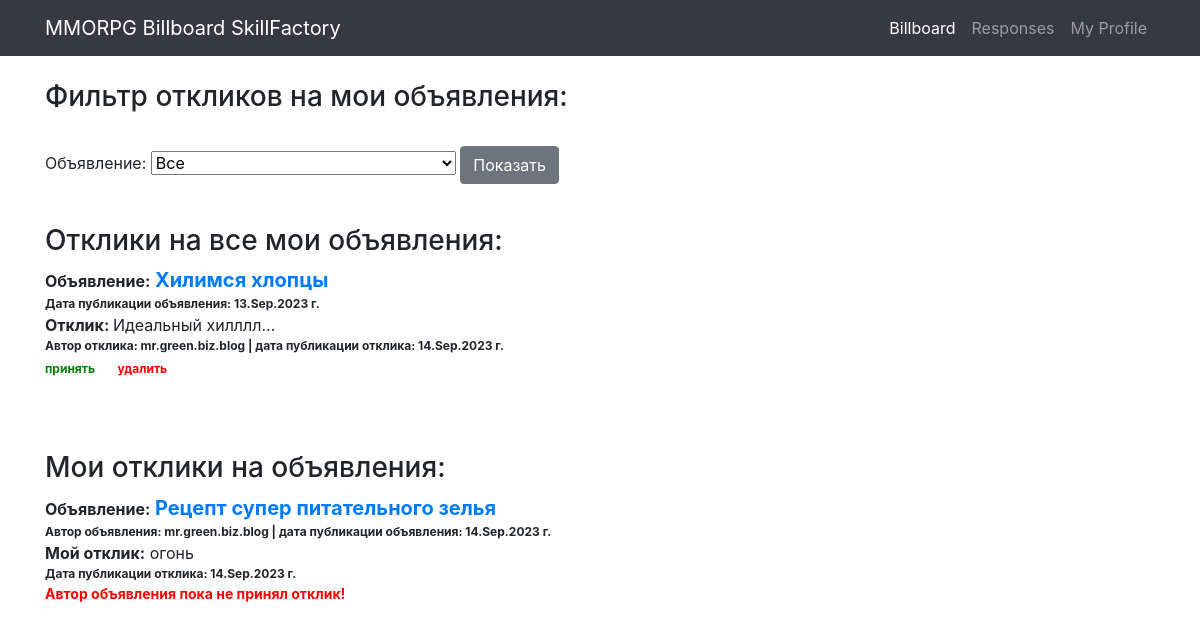
The app's page /responses (signed in) with its own data.
### board/models.py (models this page shows)
class Response(models.Model):
    author = models.ForeignKey(User, on_delete=models.CASCADE)
    post = models.ForeignKey(Post, on_delete=models.CASCADE)
    text = models.TextField(verbose_name='Текст')
    status = models.BooleanField(default=False)
    dateCreation = models.DateTimeField(auto_now_add=True)

class Post(models.Model):
    author = models.ForeignKey(User, on_delete=models.CASCADE)
    CAT = (('tanks', 'Танки'),
           ('healers', 'Хилы'),
           ('damage_dealers', 'ДД'),
           ('dealers', 'Торговцы'),
           ('gildmasters', 'Гилдмастеры'),
           ('quest_givers', 'Квестгиверы'),
           ('blacksmiths', 'Кузнецы'),
           ('tanners', 'Кожевники'),
           ('potion_makers', 'Зельевары'),
           ('spell_masters', 'Мастера заклинаний'))
    category = models.CharField(max_length=15, choices=CAT, verbose_name='Категория')
    dateCreation = models.DateTimeField(auto_now_add=True)
    title = models.CharField(max_length=256, verbose_name='Название')
    text = RichTextField()

### board/views.py (the view, shortened to what this page needs)
# urls.py: path('responses', Responses.as_view(), name='responses'),
class Responses(LoginRequiredMixin, ListView):
    model = Response
    template_name = 'responses.html'
    context_object_name = 'responses'
    def get_context_data(self, **kwargs):
        context = super(Responses, self).get_context_data(**kwargs)
        global title
        """
        Если пользователь перешел на страницу через ссылку из письма
        (ID поста) - фильтр работает по этому ID
        """
        if self.kwargs.get('pk') and Post.objects.filter(id=self.kwargs.get('pk')).exists():
            title = str(Post.objects.get(id=self.kwargs.get('pk')).title)
            print(title)
        context['form'] = ResponsesFilterForm(self.request.user, initial={'title': title})
        context['title'] = title
        if title:
            post_id = Post.objects.get(title=title)
            context['filter_responses'] = list(Response.objects.filter(post_id=post_id).order_by('-dateCreation'))
            context['response_post_id'] = post_id.id
        else:
            context['filter_responses'] = list(Response.objects.filter(post_id__author_id=self.request.user).order_by('-dateCreation'))
        context['myresponses'] = list(Response.objects.filter(author_id=self.request.user).order_by('-dateCreation'))
        return context

### board/forms.py
class ResponsesFilterForm(forms.Form):
    def __init__(self, user, *args, **kwargs):
        super(ResponsesFilterForm, self).__init__(*args, **kwargs)
        self.fields['title'] = forms.ModelChoiceField(
            label='Объявление',
            queryset=Post.objects.filter(author_id=user.id).order_by('-dateCreation').values_list('title', flat=True),
            empty_label="Все",
            required=False
        )

### templates/responses.html (shortened to what this page needs)
{% extends 'default.html' %}
{% load bootstrap4 %}
{% block content %}
    <br>
    <h3>Фильтр откликов на мои объявления:</h3><br>
	<form method="POST">
        {{ form }}
		<input class="btn btn-secondary" type="submit" value="Показать">
	</form><br>
    {% if title %}
        <h3>Oтклики на мое объявление</h3>
        <a href="/post/{{ response_post_id }}" style="font-size: 20px;"><b>{{ title }}:</b></a><br>
        {% if filter_responses %}
            {% for response in filter_responses %}
                <a><b>Отклик: </b></a>{{ response.text }}<br>
                <span style="font-size: 12px;"><b>Автор отклика: {{ response.author.username }} |
                    дата публикации отклика: {{ response.dateCreation|date:'d.M.Y' }} г.</b></span><br>
                {% if response.status == False %}
                    <a href="/response/accept/{{ response.id }}" style="font-size: 12px; color:green"><b>принять</b></a>
                    <a>&nbsp;&nbsp;&nbsp;</a>
                    <a href="/response/delete/{{ response.id }}" style="font-size: 12px; color:red"><b>удалить</b></a>
                {% else %}
                    <a style="font-size: 14px; color:green"><b>отклик принят</b></a>
                {% endif %}
                <br><br>
            {% endfor %}
        {% else %}
            <br>
            <h5>Откликов нет!</h5>
        {% endif %}
    {% else %}
        <h3>Oтклики на все мои объявления:</h3>
        {% if filter_responses %}
            {% for response in filter_responses %}
                <a><b>Объявление:</b></a>
                <a href="/post/{{ response.post_id }}" style="font-size: 20px;"><b>{{ response.post.title }}</b></a><br>
                <span style="font-size: 12px;"><b>Дата публикации объявления: {{ response.post.dateCreation|date:'d.M.Y' }} г.</b>
                </span><br>
                <a><b>Отклик: </b></a>{{ response.text }}<br>
                <span style="font-size: 12px;"><b>Автор отклика: {{ response.author.username }} |
                    дата публикации отклика: {{ response.dateCreation|date:'d.M.Y' }} г.</b></span><br>
                {% if response.status == False %}
                    <a href="/response/accept/{{ response.id }}" style="font-size: 12px; color:green"><b>принять</b></a>
                    <a>&nbsp;&nbsp;&nbsp;</a>
                    <a href="/response/delete/{{ response.id }}" style="font-size: 12px; color:red"><b>удалить</b></a>
                {% else %}
                    <a style="font-size: 14px; color:green"><b>отклик принят</b></a>
                {% endif %}
                <br><br>
            {% endfor %}
        {% else %}
            <h5>Откликов нет!</h5>
        {% endif %}
    {% endif %}
    <br><br>
    <h3>Мои отклики на объявления:</h3>
    {% if myresponses %}
        {% for response in myresponses %}
            <a><b>Объявление:</b></a>
            <a href="/post/{{ response.post_id }}" style="font-size: 20px;"><b>{{ response.post.title }}</b></a><br>
            <span style="font-size: 12px;"><b>Автор объявления:  {{ response.post.author.username }} |
                дата публикации объявления: {{ response.post.dateCreation|date:'d.M.Y' }} г.</b></span><br>
            <a><b>Мой отклик:</b></a>
            {{ response.text }}<br>
            <span style="font-size: 12px;"><b>Дата публикации отклика: {{ response.dateCreation|date:'d.M.Y' }} г.</b></span><br>
            {% if response.status == True %}
                <a style="font-size: 14px; color:green"><b>Автор объявления принял отклик!</b></a>
            {% else %}
                <a style="font-size: 14px; color:red"><b>Автор объявления пока не принял отклик!</b></a>
            {% endif %}
        <br><br>
        {% endfor %}
    {% else %}
        <h5>Откликов нет!</h5>
    {% endif %}
{% endblock content %}

### records on screen
Response: post "Хилимся хлопцы", post.dateCreation "13.Sep.2023", text "Идеальный хилллл...", author.username "mr.green.biz.blog", dateCreation "14.Sep.2023"
Response: post "Рецепт супер питательного зелья", post.author.username "mr.green.biz.blog", post.dateCreation "14.Sep.2023", text "огонь", dateCreation "14.Sep.2023", status "Автор объявления пока не принял отклик!"
